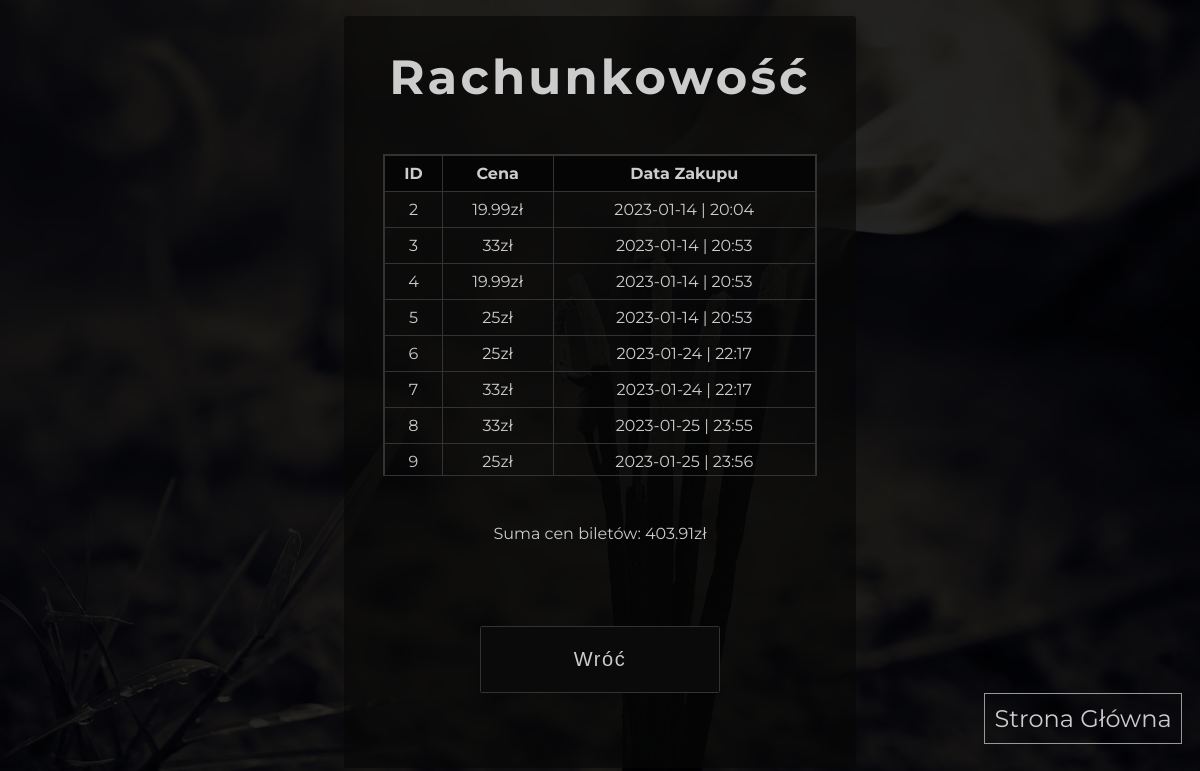
The app's page /accountant_accountancy/ (signed in) with its own data.
### App/models.py (models this page shows, shortened)
class Ticket(models.Model):
    ZONE_CHOICES = (
        ("Pływalnia", "Pływalnia"),
        ("SPA", "SPA"),
        ("Siłownia", "Siłownia")
    )
    PRICE_CHOICES = (
        ('19.99', '19.99zł'),
        ('25', '25zł'),
        ('33', '33zł')
    )
    worker = models.ForeignKey(Worker, on_delete=models.SET_NULL, null=True)
    client = models.ForeignKey(Client, on_delete=models.SET_NULL, null=True, blank=True)
    price = models.CharField(max_length=6, choices=PRICE_CHOICES)
    zone = models.CharField(max_length=45, choices=ZONE_CHOICES)
    dateOfPurchase = models.DateTimeField(default=datetime.datetime.now(), editable=True)
    dateOfEnd = models.DateTimeField(null=True, blank=True, editable=False)

### App/decorators.py (the view)
        def wrapper_func(request, *args, **kwargs):
            group = None
            if request.user.groups.exists():
                group = request.user.groups.all()[0].name
            if group in allowed_roles:
                return view_func(request, *args, **kwargs)
            else:
                return redirect('home')

### App/views.py (called while the page is built)
@login_required(login_url='login')
@allowed_users(allowed_roles=['accountant', 'admin'])
def accountant_accountancy(request):
    tickets = Ticket.objects.all()
    tickets_sum = round(sum([float(price.split("zł")[0])
                        for price in [ticket.price for ticket in tickets]]), 2)
    context = {'tickets': tickets, 'tickets_sum': tickets_sum}
    return render(request, 'App/subpages/accountant/accountant_accountancy.html', context)

### App/templates/App/subpages/accountant/accountant_accountancy.html (shortened to what this page needs)
{% load static %}
<!DOCTYPE html>
<html lang="pl">
<head>
    <link rel="stylesheet" href="https://cdnjs.cloudflare.com/ajax/libs/font-awesome/6.2.1/css/all.min.css" />
    <link rel="stylesheet" href="{% static '/css/accountant_accountancy.css' %}">
</head>
<body>
    <main>
        <form action="">
            <h1>Rachunkowość</h1>
            <div class="list">
                <table>
                    <tr>
                        <th>ID</th> <th>Cena</th> <th>Data Zakupu</th>
                    </tr>
                    {% for ticket in tickets %}
                    <tr>
                        <td>{{ ticket.id }}</td> <td>{{ ticket.price }}zł</td> <td>{{ ticket.dateOfPurchase|date:'Y-m-d | H:i' }}</td>
                    </tr>
                    {% endfor %}
                </table>
            </div>
            <p>Suma cen biletów: {{ tickets_sum }}zł</p>
            <div class="buttons">
                <a href="{% url 'accountant_panel' %}">
                    <input type="button" value="Wróć">
                </a>
            </div>
        </form>
        <nav class="mini-nav">
            <a href="{% url 'home' %}">Strona Główna</a>
        </nav>
    </main>
</body>
</html>

### static/css/accountant_accountancy.css (style rules this page uses)
body { background-position: center; background-repeat: no-repeat; background-size: cover!important; background: linear-gradient(rgba(0, 0, 0, 0.86), rgba(0, 0, 0, 0.86)),url("../img/ticket_buy-01.jpg"); margin: 0; padding: 0; border: 0; font-family: 'Montserrat', sans-serif; }
main { width: 100%; display: flex; justify-content: center; color: #ccc; }
form { width: 40%; display: flex; flex-direction: column; background-color: rgba(7, 7, 7, 0.65); min-height: 90vh; margin-top: 1rem; border-radius: 0.2rem; padding: 1rem; align-items: center; text-align: center; gap: 2rem; position: relative; }
form > h1 { font-size: 3rem; letter-spacing: 0.2rem; margin: 0; margin-top: 1rem; }
.list { width: 90%; margin-top: 1rem; height: 20rem; overflow-x:auto; overflow-y:auto; border: 0.1rem solid #333; }
table { border-collapse: collapse; border: 1px solid black; width: 100%; margin-left: auto; margin-right: auto; }
th { background-color: #050505; font-weight: bold; padding: 8px; border: 1px solid #333; }
td { border: 1px solid #333; padding: 8px; }
.buttons { display: flex; flex-wrap: wrap; justify-content: center; gap: 1rem; }
.buttons > a > input { width: 15rem; height: 4.2rem; font-size: 1.25rem; background-color: rgb(10, 10, 10); border-radius: 0.1rem; border: solid 0.1rem #333; color: #ccc; letter-spacing: 0.1rem; position: absolute; bottom: 10%; left: 50%; transform: translateX(-50%) }
.mini-nav { position: fixed; top: 88%; left: 82%; }
.mini-nav > a { font-size: 1.5rem; text-decoration: none; border: 0.1rem solid #999; padding: 0.6rem; color: #ccc; }

### records on screen
Ticket: id "2", price "19.99", dateOfPurchase|H "2023-01-14 | 20:04"
Ticket: id "3", price "33", dateOfPurchase|H "2023-01-14 | 20:53"
Ticket: id "4", price "19.99", dateOfPurchase|H "2023-01-14 | 20:53"
Ticket: id "5", price "25", dateOfPurchase|H "2023-01-14 | 20:53"
Ticket: id "6", price "25", dateOfPurchase|H "2023-01-24 | 22:17"
Ticket: id "7", price "33", dateOfPurchase|H "2023-01-24 | 22:17"
Ticket: id "8", price "33", dateOfPurchase|H "2023-01-25 | 23:55"
Ticket: id "9", price "25", dateOfPurchase|H "2023-01-25 | 23:56"

### other values on screen
{{ tickets_sum }} "403.91"
